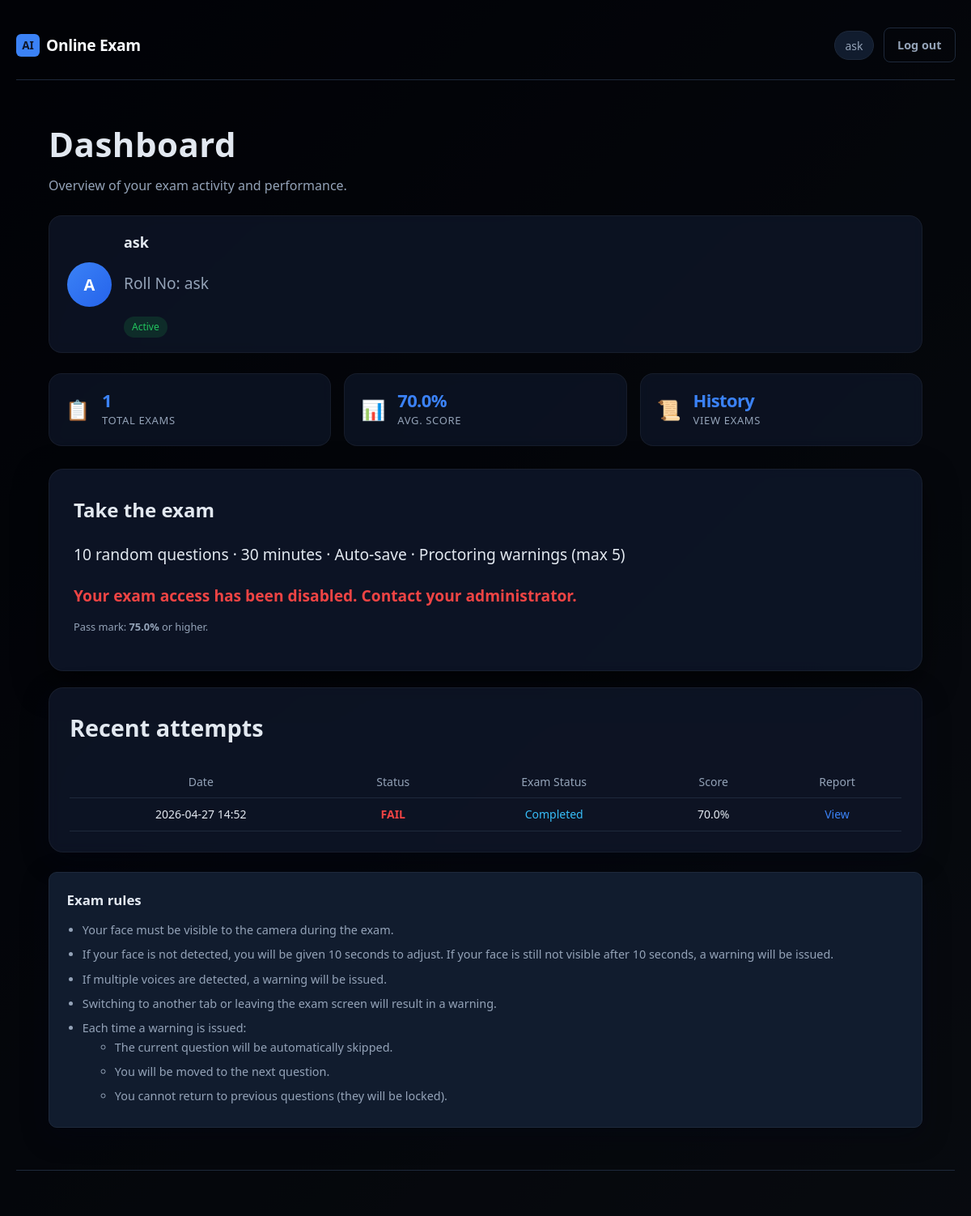
The app's page /dashboard (signed in), older data.
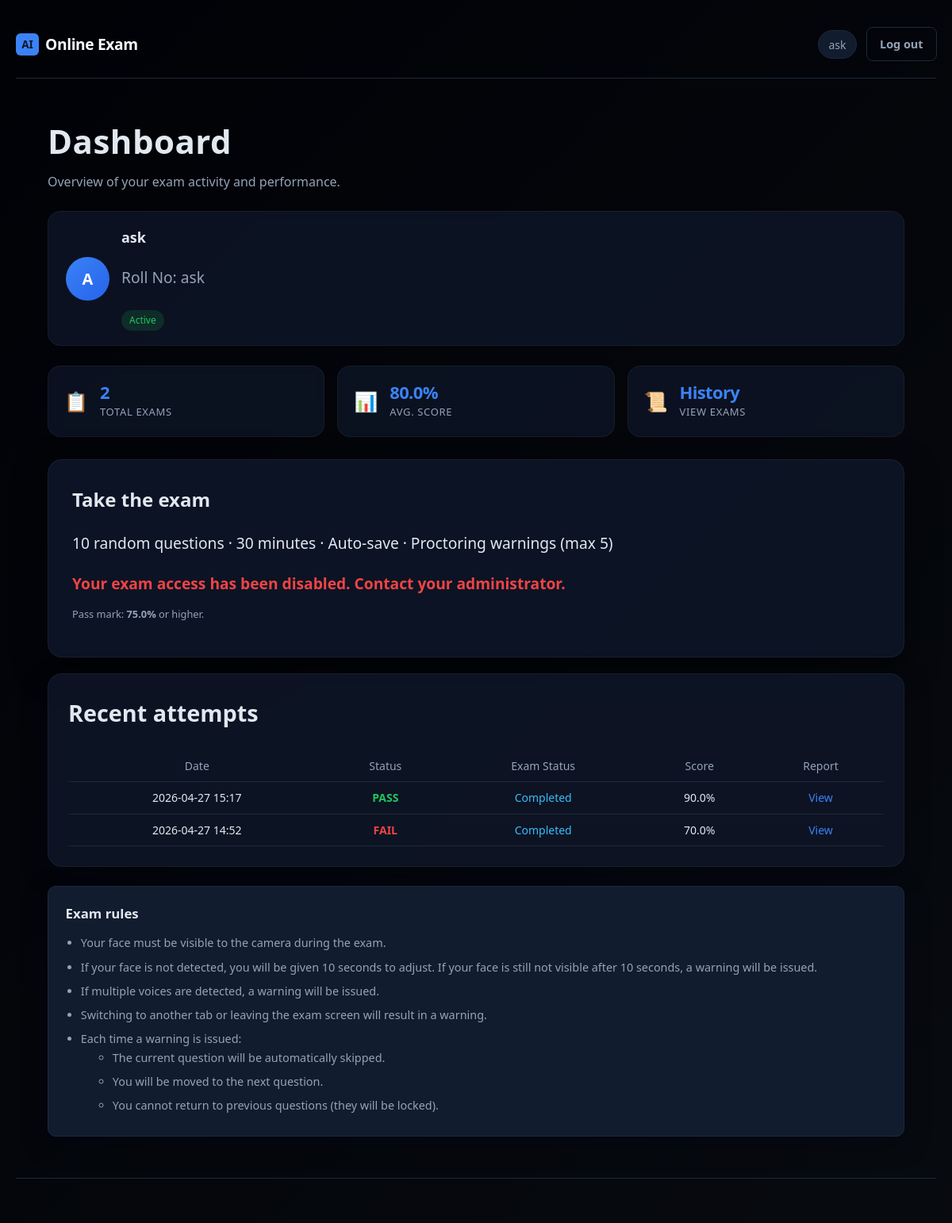
The same page, newer data.
### app.py (models this page shows)
class Attempt(db.Model):
    __tablename__ = "attempts"
    id = db.Column(db.Integer, primary_key=True)
    user_id = db.Column(db.Integer, db.ForeignKey("users.id"), nullable=False)
    exam_id = db.Column(db.Integer, db.ForeignKey('exam_history.id'), nullable=True)
    started_at = db.Column(db.DateTime, nullable=False)
    ended_at = db.Column(db.DateTime, nullable=True)
    status = db.Column(db.String(20), default="in_progress")
    score = db.Column(db.Float, nullable=True)
    question_ids_json = db.Column(db.Text, nullable=False)
    current_index = db.Column(db.Integer, default=0)
    time_limit_seconds = db.Column(db.Integer, default=EXAM_TIME_SECONDS)
    tab_switch_count = db.Column(db.Integer, default=0)
    face_missing_warnings = db.Column(db.Integer, default=0)
    warning_count = db.Column(db.Integer, default=0)
    warning_details_json = db.Column(db.Text, nullable=False, default="[]")
    timeline_json = db.Column(db.Text, nullable=False, default="[]")
    student_profile_json = db.Column(db.Text, nullable=False, default="{}")
    cheating_risk = db.Column(db.String(20), nullable=True)

### app.py (the view)
@app.route("/dashboard")
@login_required
def dashboard():
    uid = session["user_id"]
    user = db.session.get(User, uid)
    if user and getattr(user, "is_admin", False):
        return redirect(url_for("admin_dashboard"))
    attempts = (
        Attempt.query.filter_by(user_id=uid)
        .order_by(Attempt.started_at.desc())
        .limit(20)
        .all()
    )
    completed = [a for a in attempts if a.status == "completed"]
    total_exams = len(attempts)
    completed_n = len(completed)
    scores = [a.score for a in completed if a.score is not None]
    avg_score = round(sum(scores) / len(scores), 1) if scores else None
    has_completed_exam = completed_n > 0
    exam_access = user and getattr(user, "exam_access_enabled", True)
    running_exam = get_running_exam()
    existing_attempt = None
    if running_exam:
        existing_attempt = Attempt.query.filter_by(
            user_id=user.id,
            exam_id=running_exam.id,
            status="completed"
        ).first()
    can_start_exam = bool(
        running_exam
        and (not existing_attempt or user.allow_reattempt)
    )
    latest_completed = next((a for a in attempts if a.status == "completed"), None)
    latest_pass = is_passing_score(latest_completed.score) if latest_completed else None
    from datetime import datetime
    from datetime import datetime
    now = datetime.now().replace(tzinfo=None)
    schedule = ExamSchedule.query.filter(
        ExamSchedule.start_time <= now,
        ExamSchedule.end_time >= now
    ).order_by(ExamSchedule.start_time.asc()).first()
    print("NOW:", now)
    print("START:", schedule.start_time if schedule else None)
    print("END:", schedule.end_time if schedule else None)
    current_time = now
    return render_template(
        "dashboard.html",
        attempts=attempts,
        questions_per_exam=QUESTIONS_PER_EXAM,
        total_exams=total_exams,
        completed_n=completed_n,
        avg_score=avg_score,
        has_completed_exam=has_completed_exam,
        can_start_exam=can_start_exam,
        pass_threshold=PASS_SCORE_THRESHOLD,
        latest_pass=latest_pass,
        exam_access=exam_access,
        student=user,
        schedule=schedule,
        current_time=current_time,
    )

### app.py (called while the page is built)
def login_required(f):
    @wraps(f)
    def decorated(*args, **kwargs):
        if "user_id" not in session:
            return redirect(url_for("login"))
        return f(*args, **kwargs)
    return decorated

def is_passing_score(score):
    return score is not None and float(score) >= PASS_SCORE_THRESHOLD

### templates/dashboard.html (shortened to what the changed rows need)
{% extends "base.html" %}
{% block body_class %}page-dashboard{% endblock %}
{% block content %}
<section class="dash-hero">
  <div class="dash-hero-text">
    <h1>Dashboard</h1>
  </div>
</section>
<div class="dash-stats">
  <a href="{{ url_for('exam_list_page') }}" class="dash-stat-card dash-stat-exams">
    <div class="dash-stat-body">
        <span class="dash-stat-value">{{ total_exams }}</span>
        <span class="dash-stat-label">Total exams</span>
    </div>
  </a>
    <a href="{{ url_for('score_page') }}" class="dash-stat-card dash-stat-score">
    <div class="dash-stat-body">
        <span class="dash-stat-value">
            {% if avg_score is not none %}{{ avg_score }}%{% else %}—{% endif %}
        </span>
        <span class="dash-stat-label">Avg. score</span>
    </div>
  </a>
  </div>
<div class="dashboard-layout">
  <div class="card highlight-card dash-start-card">
    <h2>Take the exam</h2>
  </div>
  <div class="card dash-table-card">
    <h2>Recent attempts</h2>
    {% if attempts %}
    <div class="table-wrap">
      <table class="data-table">
        <thead>
          <tr>
            <th>Date</th>
            <th>Status</th>
            <th>Exam Status</th>
            <th>Score</th>
            <th>Report</th>
          </tr>
        </thead>
        <tbody>
          {% for a in attempts %}
          <tr>
            <td>{{ a.started_at.strftime('%Y-%m-%d %H:%M') }}</td>
            <td>
  {% if (a.score or 0) >= 75 %}
    <span style="color:#22c55e; font-weight:600;">PASS</span>
  {% else %}
    <span style="color:#ef4444; font-weight:600;">FAIL</span>
  {% endif %}
</td>
            <td>
              <span style="color:#38bdf8; font-weight:500;">Completed</span>
            </td>
            <td>{% if a.score is not none %}{{ a.score }}%{% else %}mdash;{% endif %}</td>
            <td>{% if a.status == 'completed' %}<a href="{{ url_for('exam_report', attempt_id=a.id) }}">View</a>{% else %}mdash;{% endif %}</td>
          </tr>
          {% endfor %}
        </tbody>
      </table>
    </div>
    {% else %}
    <p class="muted">No attempts yet.</p>
    {% endif %}
  </div>
</div>
<section class="card exam-rules-card">
  <h2 class="exam-rules-title">Exam rules</h2>
</section>
{% endblock %}

Row changes from the older to the newer data that the page shows:
added Attempt: started_at "2026-04-27 15:17", shows "PASS", score "90.0"
Text that changed along with them:
{{ total_exams }}: "1" → "2"
{{ avg_score }}: "70.0" → "80.0"
